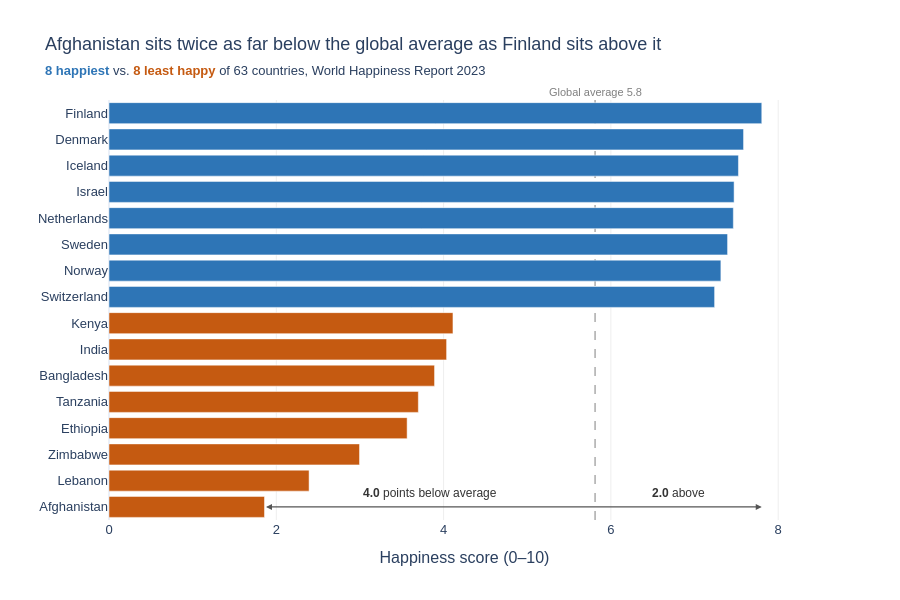

Notebook cell for this chart:
### Markdown cell above
---
## Task 2 — Bottom vs. Top: A Contrast Story

**What to build:** A bar chart that highlights the **gap between the happiest and least happy countries**, focusing on a specific insight.

**Requirements:**
- Show the **top 8 AND bottom 8 countries** together (16 bars total)
- Use **colour** to distinguish the two groups (not Plotly's default rainbow)
- Add a **visual separator or annotation** that emphasises the gap
- Insight title that tells the story of the gap

**Hint:** Use `pd.concat([df.nlargest(8,'Happiness_Score'), df.nsmallest(8,'Happiness_Score')])` to get both groups.

**Stretch goal:** Add a vertical reference line showing the global average.

### Code cell
# Task 2: Top 8 vs. Bottom 8 contrast
# ------------------------------------

# Step 1: Get top and bottom countries
top8 = df.nlargest(8, 'Happiness_Score').copy()
top8['Group'] = 'Top 8'
bottom8 = df.nsmallest(8, 'Happiness_Score').copy()
bottom8['Group'] = 'Bottom 8'

combined = pd.concat([bottom8, top8]).sort_values('Happiness_Score')
global_avg = df['Happiness_Score'].mean()
print(f"Global average: {global_avg:.2f}")

# Step 2: Build your chart
happiest = top8.iloc[0]
least_happy = bottom8.iloc[0]
above = happiest['Happiness_Score'] - global_avg
below = global_avg - least_happy['Happiness_Score']

fig = px.bar(
    data_frame=combined,
    x='Happiness_Score', y='Country',
    orientation='h',
    color='Group',
    color_discrete_map={'Top 8': '#2E75B6', 'Bottom 8': '#C55A11'},
    hover_data={'Region': True, 'Group': False, 'Happiness_Score': ':.2f'},
    labels={'Happiness_Score': 'Happiness score (0–10)', 'Country': ''},
    range_x=[0, 8.5],
    template='plotly_white',
    height=600
)

fig.add_vline(
    x=global_avg, layer='below',
    line_dash='dash', line_color='grey', line_width=1,
    annotation_text=f'Global average {global_avg:.1f}',
    annotation_position='top',
    annotation_font=dict(size=11, color='grey')
)

fig.add_annotation(
    x=happiest['Happiness_Score'], y=least_happy['Country'],
    ax=least_happy['Happiness_Score'], ay=least_happy['Country'],
    xref='x', yref='y', axref='x', ayref='y',
    text='', showarrow=True,
    arrowside='end+start', arrowhead=2, arrowsize=1, arrowwidth=1.2, arrowcolor='#555555'
)

for x_mid, label in [((least_happy['Happiness_Score'] + global_avg) / 2, f'<b>{below:.1f}</b> points below average'),
                     ((global_avg + happiest['Happiness_Score']) / 2, f'<b>{above:.1f}</b> above')]:
    fig.add_annotation(
        x=x_mid, y=least_happy['Country'], yshift=14,
        text=label, showarrow=False,
        font=dict(size=12, color='#333333')
    )

fig.update_layout(
    title=dict(
        text=f"{least_happy['Country']} sits twice as far below the global average as {happiest['Country']} sits above it",
        subtitle=dict(text=(
            "<span style='color:#2E75B6'><b>8 happiest</b></span> vs. "
            "<span style='color:#C55A11'><b>8 least happy</b></span> "
            f"of {len(df)} countries, World Happiness Report 2023"
        ))
    ),
    font=dict(family='Arial', size=13),
    xaxis=dict(gridcolor='#EEEEEE', dtick=2),
    yaxis=dict(showgrid=False),
    showlegend=False,
    margin=dict(t=100)
)

fig.show()

### Figure 1 — Plotly figure (JSON) as saved in the notebook; plotly's stock layout.template omitted (floating-point values rounded to 4 significant figures)
{"data": [{"customdata": [["South Asia", "Bottom 8"], ["Middle East and North Africa", "Bottom 8"], ["Sub-Saharan Africa", "Bottom 8"], ["Sub-Saharan Africa", "Bottom 8"], ["Sub-Saharan Africa", "Bottom 8"], ["South Asia", "Bottom 8"], ["South Asia", "Bottom 8"], ["Sub-Saharan Africa", "Bottom 8"]], "hovertemplate": "Happiness score (0–10)=%{x:.2f}<br>=%{y}<br>Region=%{customdata[0]}<extra></extra>", "legendgroup": "Bottom 8", "marker": {"color": "#C55A11", "pattern": {"shape": ""}}, "name": "Bottom 8", "orientation": "h", "showlegend": true, "textposition": "auto", "type": "bar", "x": [1.859, 2.392, 2.995, 3.564, 3.698, 3.892, 4.036, 4.112], "xaxis": "x", "y": ["Afghanistan", "Lebanon", "Zimbabwe", "Ethiopia", "Tanzania", "Bangladesh", "India", "Kenya"], "yaxis": "y"}, {"customdata": [["Western Europe", "Top 8"], ["Western Europe", "Top 8"], ["Western Europe", "Top 8"], ["Western Europe", "Top 8"], ["Middle East and North Africa", "Top 8"], ["Western Europe", "Top 8"], ["Western Europe", "Top 8"], ["Western Europe", "Top 8"]], "hovertemplate": "Happiness score (0–10)=%{x:.2f}<br>=%{y}<br>Region=%{customdata[0]}<extra></extra>", "legendgroup": "Top 8", "marker": {"color": "#2E75B6", "pattern": {"shape": ""}}, "name": "Top 8", "orientation": "h", "showlegend": true, "textposition": "auto", "type": "bar", "x": [7.24, 7.315, 7.395, 7.464, 7.473, 7.525, 7.586, 7.804], "xaxis": "x", "y": ["Switzerland", "Norway", "Sweden", "Netherlands", "Israel", "Iceland", "Denmark", "Finland"], "yaxis": "y"}], "layout": {"annotations": [{"font": {"color": "grey", "size": 11}, "showarrow": false, "text": "Global average 5.8", "x": 5.811, "xanchor": "center", "xref": "x", "y": 1, "yanchor": "bottom", "yref": "y domain"}, {"arrowcolor": "#555555", "arrowhead": 2, "arrowside": "end+start", "arrowsize": 1, "arrowwidth": 1.2, "ax": 1.859, "axref": "x", "ay": "Afghanistan", "ayref": "y", "showarrow": true, "text": "", "x": 7.804, "xref": "x", "y": "Afghanistan", "yref": "y"}, {"font": {"color": "#333333", "size": 12}, "showarrow": false, "text": "<b>4.0</b> points below average", "x": 3.835, "y": "Afghanistan", "yshift": 14}, {"font": {"color": "#333333", "size": 12}, "showarrow": false, "text": "<b>2.0</b> above", "x": 6.807, "y": "Afghanistan", "yshift": 14}], "barmode": "relative", "font": {"family": "Arial", "size": 13}, "height": 600, "legend": {"title": {"text": "Group"}, "tracegroupgap": 0}, "margin": {"t": 100}, "shapes": [{"layer": "below", "line": {"color": "grey", "dash": "dash", "width": 1}, "type": "line", "x0": 5.811, "x1": 5.811, "xref": "x", "y0": 0, "y1": 1, "yref": "y domain"}], "showlegend": false, "title": {"subtitle": {"text": "<span style='color:#2E75B6'><b>8 happiest</b></span> vs. <span style='color:#C55A11'><b>8 least happy</b></span> of 63 countries, World Happiness Report 2023"}, "text": "Afghanistan sits twice as far below the global average as Finland sits above it"}, "xaxis": {"anchor": "y", "domain": [0.0, 1.0], "dtick": 2, "gridcolor": "#EEEEEE", "range": [0, 8.5], "title": {"text": "Happiness score (0–10)"}}, "yaxis": {"anchor": "x", "domain": [0.0, 1.0], "showgrid": false, "title": {"text": ""}}}}
